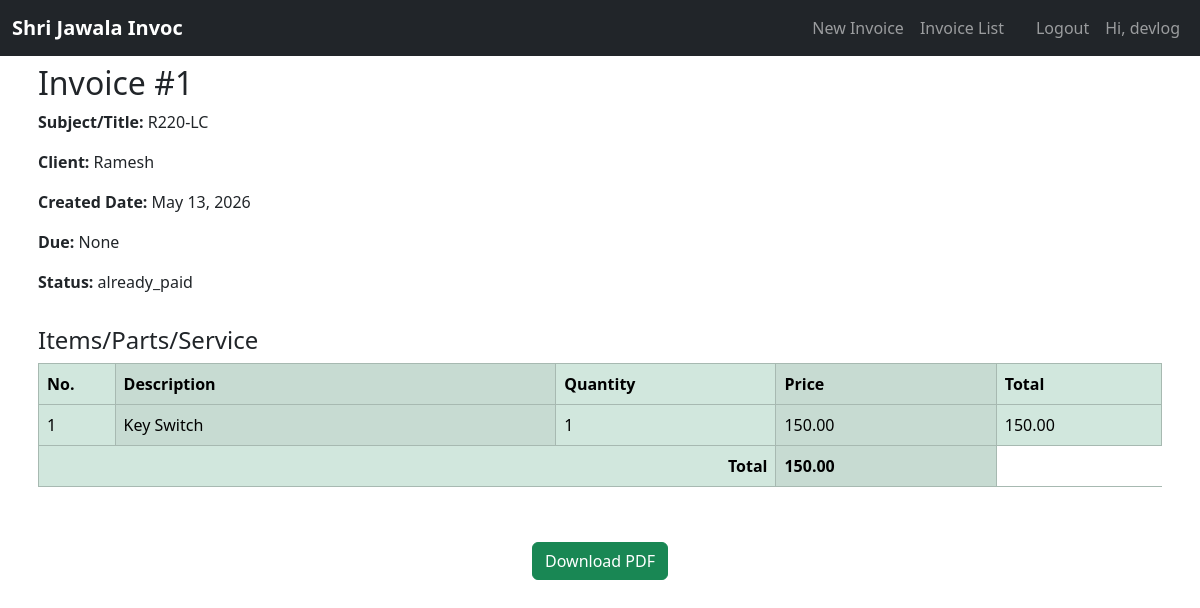
The app's page /invoices/1/ (signed in) with its own data.
### invoices/models.py (models this page shows, shortened)
class Invoice(models.Model):
    STATUS_CHOICES = [
        ('paid_upfront', 'Paid Upfront (No Due)'),
        ('payment_due', 'Payment After Service (Due Date Required)'),
        ('partially_paid', 'Partially Paid (Due Date Required)'),
        ('already_paid', 'Already Paid (No Due)'),
        ('due_paid', 'Previously Due, Now Paid (No Due)'),
    ]
    special_uid = models.UUIDField(
        default=uuid.uuid4,
        editable=False
    )
    image = models.ImageField(
        upload_to='',
        blank=True,
        null=True
    )
    created_by = models.ForeignKey(User, on_delete=models.SET_NULL, null=True, blank=True)
    client = models.ForeignKey(Client, on_delete=models.SET_NULL, null=True, blank=True)
    guest_client_name = models.CharField(max_length=200, blank=True)  # For guest invoices
    date = models.DateField(auto_now_add=True)
    due_date = models.DateField(blank=True, null=True)
    status = models.CharField(max_length=20, choices=STATUS_CHOICES, default='payment_due')
    total = models.DecimalField(max_digits=10, decimal_places=2, default=0)
    place = models.CharField(max_length=20, blank=True, null=True)
    invoice_no = models.PositiveIntegerField(null=True, blank=True, editable=False)
    year = models.PositiveIntegerField(default=current_year, editable=False)
    suffix = models.CharField(max_length=10, blank=True, null=True)
    invoice_label =models.ForeignKey(InvoiceLabel, on_delete=models.SET_NULL, null=True, blank=True)
    context_title = models.CharField(
        max_length=255,
        blank=True,
        help_text="Specific subject (e.g., Machine Name, Project Code, or Service Type)"
    )
    LABEL_ALIGNMENT = [
        ('LEFT', 'Left Aligned'),
        ('CENTER', 'Centered'),
        ('RIGHT', 'Right Aligned'),
    ]
    header_style = models.CharField(
        max_length=10,
        choices=LABEL_ALIGNMENT,
        default='CENTER'  # Now defaults to Center
    )
    slug = models.SlugField(
        max_length=300,
        unique=True,
        blank=True,
        null=True,
        editable=True # Set to False if you want to hide it from the Admin form
    )
    is_active = models.BooleanField(default=True)

class Item(models.Model):
    invoice = models.ForeignKey(Invoice, on_delete=models.CASCADE, related_name='items')
    item_name = models.CharField(max_length=255)
    quantity = models.IntegerField(blank=True, null=True)
    price = models.DecimalField(max_digits=10, decimal_places=2)
    is_active = models.BooleanField(default=True)
    @property
    def total(self):
        return self.quantity * self.price

### invoices/views.py (the view)
# urls.py: path('<int:pk>/', views.invoice_detail, name='invoice_detail'),
@login_required
def invoice_detail(request, pk):
    invoice = get_object_or_404(Invoice.objects.prefetch_related(
    Prefetch('items',queryset=Item.objects.filter(is_active=True), to_attr='active_items')), pk=pk)
    if not (invoice.created_by == request.user or request.user.is_staff or request.user.is_superuser):
        return HttpResponse("You are not authorized to view this invoice.", status=403)
    return render(request, 'invoices/invoice_detail.html', {'invoice': invoice})

### templates/invoices/invoice_detail.html
{% extends 'invoices/base.html' %}
{% block content %}
<div class="container ms-auto p-2">
    <h2>Invoice #{{ invoice.id }}</h2>
  <p><strong>Subject/Title:</strong>  {% if invoice.context_title %}
            {{ invoice.context_title }}
        {% else %}
            Statement
        {% endif %}</p>
<p><strong>Client:</strong> {% if invoice.client %}
    {{ invoice.client.name }}
{% else %}
    {{ invoice.guest_client_name }}
{% endif %}</p>
<p><strong>Created Date:</strong> {{ invoice.date }}</p>
<p><strong>Due:</strong> {{ invoice.due_date }}</p>
<p class="uppercase"><strong>Status:</strong> {{ invoice.status }}</p>
</div>
<div class="container ms-auto p-2">
<h4>Items/Parts/Service</h4>
<table class="table table-bordered table-striped-columns table-success">
    <thead>
        <tr>
            <th>No.</th>
            <th>Description</th>
            <th>Quantity</th>
            <th>Price</th>
            <th>Total</th>
        </tr>
    </thead>
    <tbody>
        {% for item in invoice.items.all %}
        {% if item.is_active %}
        <tr>
            <td style="width:0.5rem">{{forloop.counter}}</td>
            <td  style="width:16rem;" class="text-nowrap">{{ item.item_name}}</td>
            <td style="width:8rem;">{{ item.quantity }}</td>
            <td  style="width:8rem;">{{ item.price }}</td>
            <td style="width:6rem;">{{ item.total }}</td>
        </tr>
        {% endif %}
        {% empty %}
        <tr><td colspan="4" class="text-center">No items added.</td></tr>
        {% endfor %}
    </tbody>
    <tfoot>
        <tr>
            <th colspan="3" class="text-end">Total</th>
            <th>{{ invoice.total }}</th>
        </tr>
    </tfoot>
</table>
</div>
<div class="d-flex justify-content-center align-items-center" style="height: 100px;">
    {% if request.user.is_authenticated %}
    <a class="btn btn-success" href="{% url 'invoice_pdf' invoice.id %}">Download PDF</a>
    {% else %}
    <a class="btn btn-success" href="{% url 'guest_invoice_pdf' invoice.special_uid %}">Download PDF</a>
    {% endif %}
</div>
{% endblock %}

### templates/partials/navbar.html (shortened to what this page needs)
<nav class="navbar navbar-expand-lg navbar-dark bg-dark py-2">
    <div class="container-fluid {% if '/dashboard' in request.path %}flex-nowrap{% endif %}">
        <a class="navbar-brand fw-bold" href="{% url 'home' %}" style="font-size: clamp(1rem, 4vw, 1.25rem);">
            Shri Jawala Invoc
        </a>
            <div class="collapse navbar-collapse" id="mainNavbar">
                 <ul class="navbar-nav ms-auto">
                {% if user.is_authenticated %}
                <li class="nav-item"><a class="nav-link" href="{% url 'client_invoice_create' %}">New Invoice</a></li>
                <li class="nav-item"><a class="nav-link" href="{% url 'invoice_list' %}">Invoice List</a></li>
                <li class="nav-item"><a class="nav-link" href="{% url 'accounts:logout' %}">
                <li class="nav-item"><a class="nav-link" href="{% url 'accounts:logout' %}">
                Logout</a></li>
                <li class="nav-item"><a class="nav-link">Hi, {{user.username}}</a></li>
                {% else %}
                 <li class="nav-item"><a class="nav-link" href="{% url 'guest_invoice_create' %}">New Invoice</a></li>
                <li class="nav-item"><a class="nav-link" href="{% url 'accounts:login' %}">Login</a></li>
                {% endif %}
            </ul>
            </div>
    </div>
</nav>

### records on screen
Invoice: id "1", context_title "R220-LC", guest_client_name "Ramesh", date "May 13, 2026", due_date "None", status "already_paid", total "150.00"
Item: item_name "Key Switch", quantity "1", price "150.00", total "150.00"

### other values on screen
{{ user.username }} "devlog"
